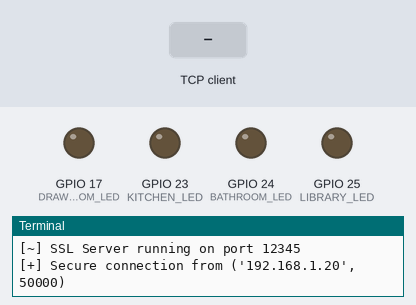
Simulated run of this program. Board: Raspberry Pi (BCM pin numbers). On the bench: output pins drawn as LEDs (lit = HIGH), the last lines printed to the terminal. Inputs (shaded band) come from the test bench. One TCP client connects 1 s after the port opens and stays connected; threads take turns every 2 ms.

Above: at 1.2 s.
1.3 s: the TCP client sends "dra_on\n"
At 1.8 s:
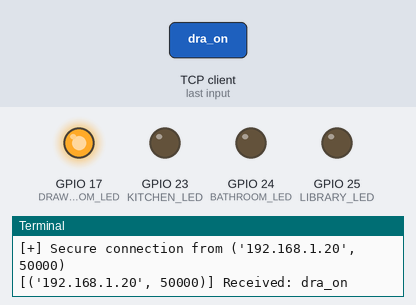
2.8 s: the TCP client sends "kit_on\n"
At 4.0 s:
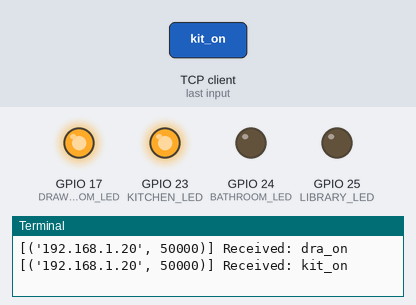
4.3 s: the TCP client sends "dra_off\n"
At 5.3 s:
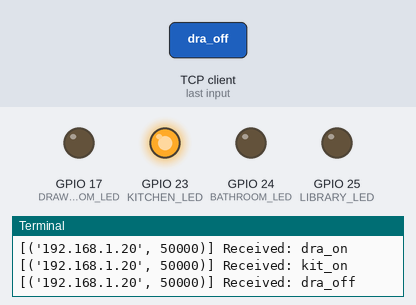
5.8 s: the TCP client sends "bat_on\n"
At 6.4 s:
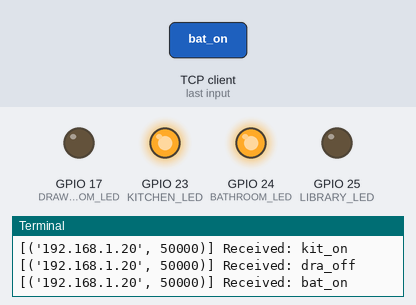
7.3 s: the TCP client sends "kit_off\n"
At 7.6 s:
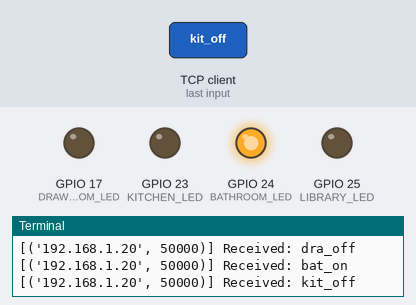
8.8 s: the TCP client sends "lib_on\n"
At 9.9 s:
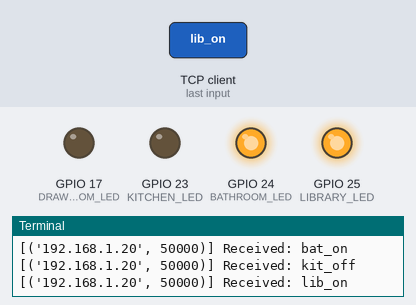
Timing chart, 0 to 11.3 s (numbered marks = the images above; inputs shaded):
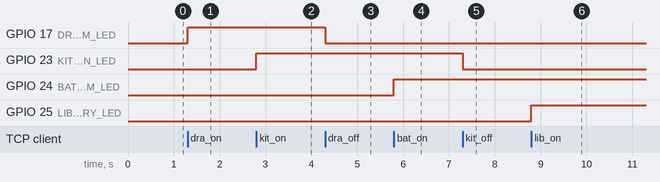

Measured:
- after the input at 1.3 s, GPIO 17 (DRAWING_ROOM_LED): LOW → HIGH at once
- after the input at 2.8 s, GPIO 23 (KITCHEN_LED): LOW → HIGH at once
- after the input at 4.3 s, GPIO 17 (DRAWING_ROOM_LED): HIGH → LOW at once
- after the input at 5.8 s, GPIO 24 (BATHROOM_LED): LOW → HIGH at once
- after the input at 7.3 s, GPIO 23 (KITCHEN_LED): HIGH → LOW at once
- after the input at 8.8 s, GPIO 25 (LIBRARY_LED): LOW → HIGH at once

The program:

server.py
```python
import socket
import ssl
import threading
import RPi.GPIO as GPIO

HOST = '0.0.0.0'
PORT = 12345

# GPIO setup
GPIO.setmode(GPIO.BCM)
GPIO.setwarnings(False)

# LED Pins (assigned to rooms)
DRAWING_ROOM_LED = 17
KITCHEN_LED = 23
BATHROOM_LED = 24
LIBRARY_LED = 25

GPIO.setup(DRAWING_ROOM_LED, GPIO.OUT)
GPIO.setup(KITCHEN_LED, GPIO.OUT)
GPIO.setup(BATHROOM_LED, GPIO.OUT)
GPIO.setup(LIBRARY_LED, GPIO.OUT)

GPIO.output(DRAWING_ROOM_LED, GPIO.LOW)
GPIO.output(KITCHEN_LED, GPIO.LOW)
GPIO.output(BATHROOM_LED, GPIO.LOW)
GPIO.output(LIBRARY_LED, GPIO.LOW)

def handle_client(connstream, addr):
    print(f"[+] Secure connection from {addr}")
    try:
        while True:
            data = connstream.recv(1024)
            if not data:
                break

            command = data.decode().strip().lower()
            print(f"[{addr}] Received: {command}")
            response = ""

            if command == "exit":
                response = "Disconnected."
                connstream.sendall(response.encode())
                break

            elif command == "dra_on":
                GPIO.output(DRAWING_ROOM_LED, GPIO.HIGH)
                response = "Drawing room LED turned ON."

            elif command == "dra_off":
                GPIO.output(DRAWING_ROOM_LED, GPIO.LOW)
                response = "Drawing room LED turned OFF."

            elif command == "kit_on":
                GPIO.output(KITCHEN_LED, GPIO.HIGH)
                response = "Kitchen LED turned ON."

            elif command == "kit_off":
                GPIO.output(KITCHEN_LED, GPIO.LOW)
                response = "Kitchen LED turned OFF."

            elif command == "bat_on":
                GPIO.output(BATHROOM_LED, GPIO.HIGH)
                response = "Bathroom LED turned ON."

            elif command == "bat_off":
                GPIO.output(BATHROOM_LED, GPIO.LOW)
                response = "Bathroom LED turned OFF."

            elif command == "lib_on":
                GPIO.output(LIBRARY_LED, GPIO.HIGH)
                response = "Library LED turned ON."

            elif command == "lib_off":
                GPIO.output(LIBRARY_LED, GPIO.LOW)
                response = "Library LED turned OFF."

            elif command == "led_off":
                GPIO.output(DRAWING_ROOM_LED, GPIO.LOW)
                GPIO.output(KITCHEN_LED, GPIO.LOW)
                GPIO.output(BATHROOM_LED, GPIO.LOW)
                GPIO.output(LIBRARY_LED, GPIO.LOW)
                response = "All LEDs turned OFF."

            else:
                response = (
                    "Unknown command. Use:\n"
                    "drawing_room_on/off, kitchen_on/off, bathroom_on/off, library_on/off\n"
                    "led_off, exit"
                )

            connstream.sendall(response.encode())

    except Exception as e:
        print(f"[!] Error: {e}")

    finally:
        connstream.shutdown(socket.SHUT_RDWR)
        connstream.close()
        print(f"[-] Connection with {addr} closed.")

# SSL setup
context = ssl.SSLContext(ssl.PROTOCOL_TLS_SERVER)
context.load_cert_chain(certfile="cert.pem", keyfile="key.pem")

# Socket server setup
server_socket = socket.socket(socket.AF_INET, socket.SOCK_STREAM)
server_socket.bind((HOST, PORT))
server_socket.listen(5)

print(f"[~] SSL Server running on port {PORT}")

try:
    while True:
        conn, addr = server_socket.accept()
        connstream = context.wrap_socket(conn, server_side=True)
        threading.Thread(target=handle_client, args=(connstream, addr)).start()

except KeyboardInterrupt:
    print("\n[~] Server shutting down...")

finally:
    GPIO.cleanup()
    server_socket.close()
```
